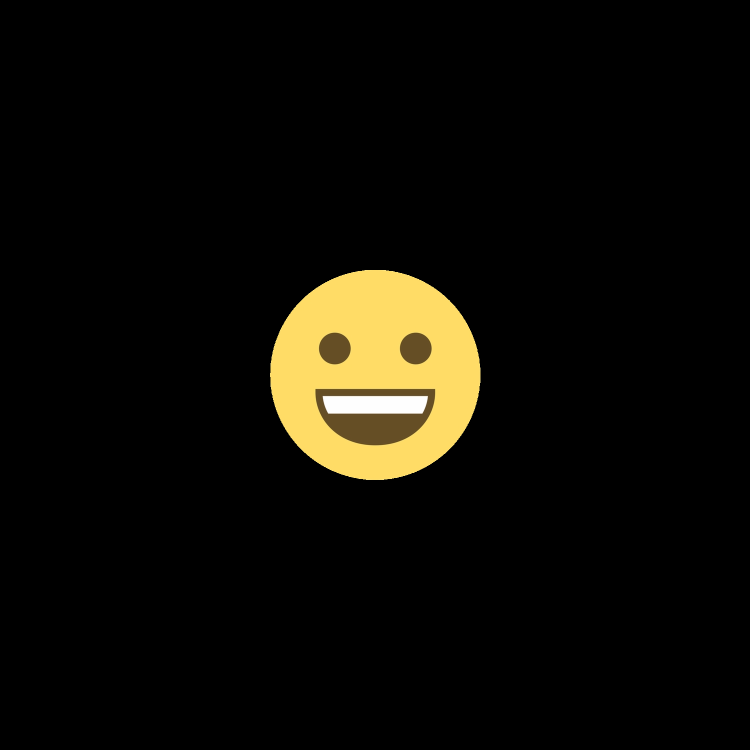
#> input picture emoji-1.png, 1500 x 1500 px (shown at 1/2 size)
$ jupyter execute --allow-errors outreach3-blank.ipynb
#> lines starting #> are read from the running program, lines starting #| are printed output that depends on the picture
# Finding the "needle in the haystack" galaxies¶
A python excersie notebook written by Lewis McMillan, Summer 2020. This notebook has benifited from examples provided by Rita Tojeiro, and the help of Anne-Marie Weijmans, and Simon Reynolds.

In this notebook you will use data from the Sloan Digital Sky Survey (SDSS), to explore how astronomers interact with "big data", and how they can use various different measurments of galaxies shapes in order to find spiral galaxies, the mergering of multiple galaxies, and other interesting galaxies.

## SDSS and SciServer
As mentioned above, in this notebook we will use data from SDSS, which is is the largest astronmical dataset in the world currently. For eachs nights observing it generates around 200Gb of data. The laptop this notebook was written on has 256Gb of storage space, meaning that I could fit 1 nights observing data on my laptop with some space left over for all the programs I need to analysie the data.

If you are reading this then we assume that you havel alredy followed the instructions to get an account on SciServer, and have uploaded this notebook. In addition to this we assume that you are familiar with basic python, dataframe manipulation, and matplotlib commands. If not please complete Rita Tojeiro's notebook's which cover these topics: link here

[cell 1]
# move to correct folder
from pawlikMorphLSST import helpers, Image, pixmap, skyBackground, casgm # Library for analysing galaxies
print("Galaxy analysis code imported")
# move back to original folder

# Import Python libraries to work with SciServer
import SciServer.CasJobs as CasJobs                 # query with CasJobs
import SciServer.SkyServer as SkyServer
print('SciServer libraries imported')

# Import other libraries for use in this notebook.
import numpy as np                                  # standard Python lib for math ops
import pandas as pd                                 # data manipulation package
import matplotlib.pyplot as plt                     # another graphing package
from pathlib import Path                            # manage local files in your Compute containers
from astropy.visualization import ZScaleInterval    # for plotting clear images
from tqdm import tqdm_notebook                      # for a nice progress bar
from concurrent.futures import ProcessPoolExecutor  # for running the code on more than 1 cpu
from IPython.display import clear_output            # allow nice printing
import json
print('Supporting libraries imported')

# Apply some special settings to the imported libraries
# ensure columns get written completely in notebook
#> (the rest of this cell did not finish here and is left out)

Lets load the results from the last notebook

[cell 2]
# run this everytime you open the notebook to load in the results
finalResults = json.load(open("results.json"))
#> (reads results.json from the repository)
# convert dictionary to pandas dataframe
df = pd.DataFrame.from_dict(finalResults)
# print dataframe
df[:10]

## Other measures of morphology
We saw in the last two notebooks how we can use the asymmetry parameters A, and As to get a sample of morphologically disturbed galaxies.
There are other measure of galaxy morphology. The above dataframe shows the different rows in the dataframe of results calculated using the full galaxy analysis code which include some other common measures of galaxy morphology:
- C: Is the Concentration of light within the galaxy
- S: Is is the Smoothnees/Clumpiness of the distribution of light in the galaxy.
- g: Is the Gini index of the galaxy.
- m20: Is the $2^{nd}$ moment of light of the galaxy

## Smoothness/Clumpiness, S
The smoothness parameter, as the name suggest, calculates how smooth the light distribution of a galaxy is.

It calculates this by running a smoothing filter over the image and then subtracting this away from the original image. The code below show an example of this on the emoji example from before.

[cell 3]
np.random.seed(1)
# Process emojis so that galaxy analysis code can analyse them
def preprocessEmoji(img):
    # convert image to grayscale
    emoji = color.rgb2gray(img)
    # shrink image so that code can process image in a timely manner
    emoji = transform.resize(emoji, (500, 500))
    # add some noise to image so that code can process the images as expected
    emoji += (1./25.) * np.random.standard_normal(size=(500, 500))
    return emoji

# Calculate the Smoothness/clumpiness parameter
def smoothDifference(img, kernel_size):
    import scipy.ndimage as ndi

    # smooth image
    smoothimg = ndi.uniform_filter(img, size=kernel_size)

    res = np.abs(img - smoothimg)
    return res

[cell 4]
from skimage import io, color, transform
# read in the two emojis
smiley = io.imread("emoji-1.png")
#> smiley is the input picture: shape (1500, 1500, 4); mean R, G, B, A 14.3, 12.4, 6.2, 255
heart = io.imread("emoji-2.png")
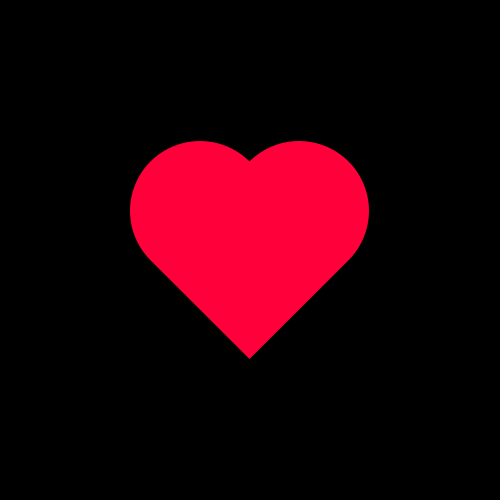
#> input picture emoji-2.png, 500 x 500 px
#> heart is the input picture: shape (500, 500, 4); mean R, G, B, A 35.6, 0, 8.2, 255

# preprocess emojis
smiley = preprocessEmoji(smiley)
#> in preprocessEmoji, `emoji = color.rgb2gray(img)`:
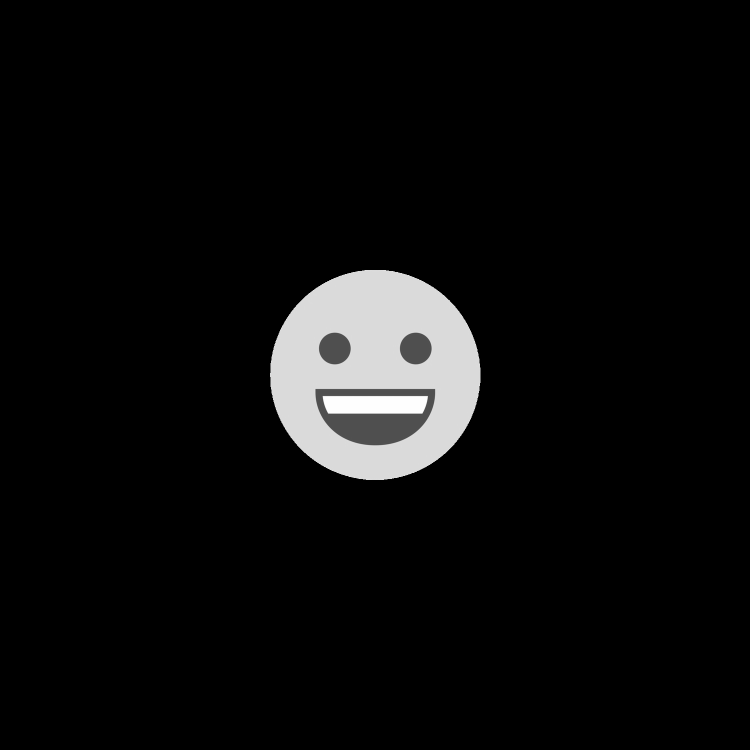
#> emoji: shape (1500, 1500) float64 (shown at 1/2 size); min 0, max 1, mean 0.0483
#> in preprocessEmoji, `emoji = transform.resize(emoji, (500, 500))`:
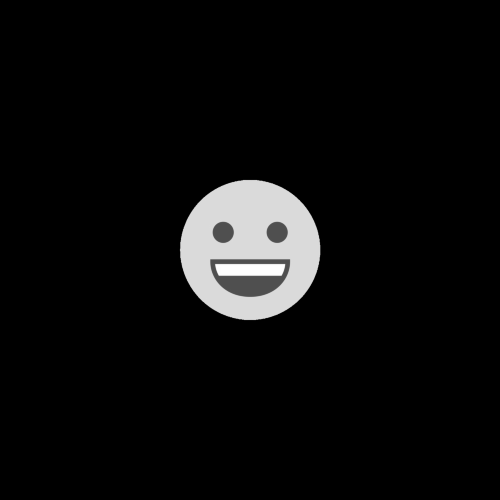
#> emoji: shape (500, 500) float64; min 0, max 0.997, mean 0.0483
#> in preprocessEmoji, `emoji += (1./25.) * np.random.standard_normal(size=(500, 500))`:
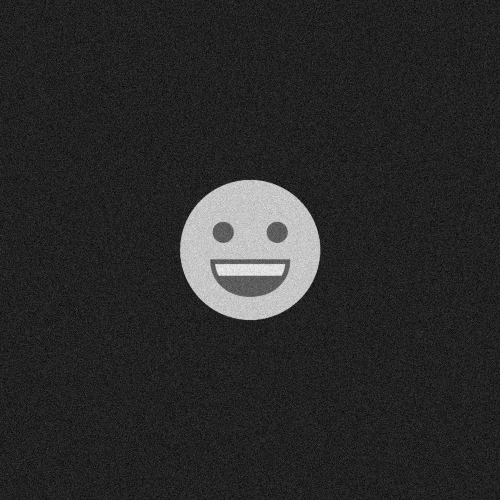
#> emoji: shape (500, 500) float64; min -0.173, max 1.16, mean 0.0484; drawn with min black and max white
heart = preprocessEmoji(heart)
#> in preprocessEmoji (call 2), `emoji = color.rgb2gray(img)`:
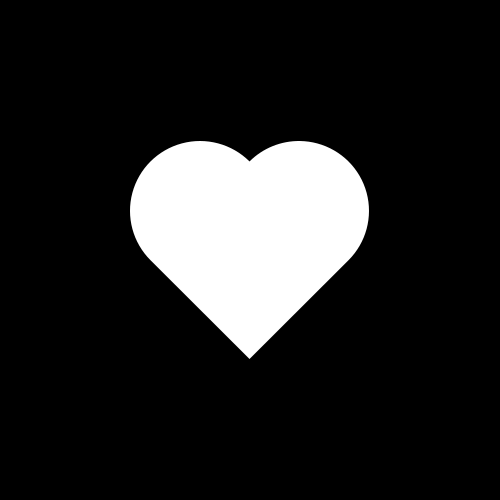
#> emoji: shape (500, 500) float64; min 0, max 0.229, mean 0.032; drawn with min black and max white
#> in preprocessEmoji (call 2), `emoji += (1./25.) * np.random.standard_normal(size=(500, 500))`:
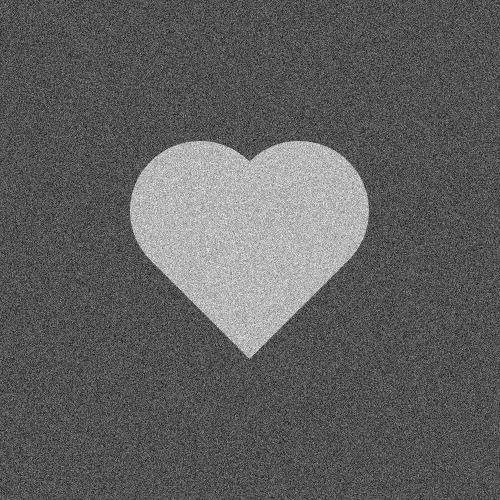
#> emoji: shape (500, 500) float64; min -0.185, max 0.393, mean 0.032; drawn with min black and max white

# calculate smooth difference
smileySmooth = smoothDifference(smiley, 15)
#> in smoothDifference, `smoothimg = ndi.uniform_filter(img, size=kernel_size)`:
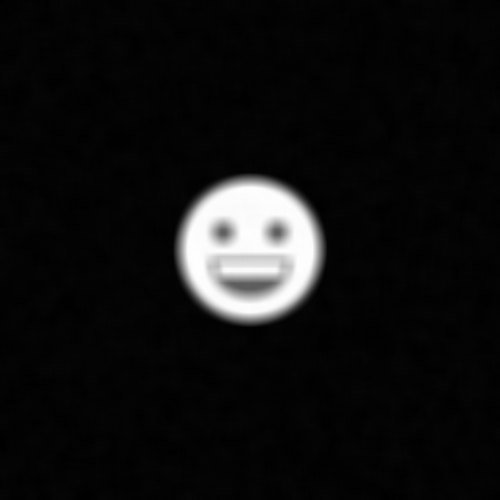
#> smoothimg: shape (500, 500) float64; min -0.0119, max 0.867, mean 0.0484; drawn with min black and max white
#> in smoothDifference, `res = np.abs(img - smoothimg)`:
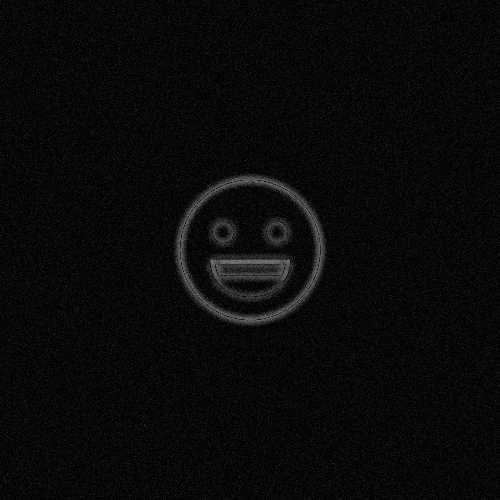
#> res: shape (500, 500) float64; min 6.13e-08, max 0.522, mean 0.039
heartSmooth = smoothDifference(heart, 15)
#> call 2 of smoothDifference, with kernel_size = 15
#> in smoothDifference (call 2), `smoothimg = ndi.uniform_filter(img, size=kernel_size)`:
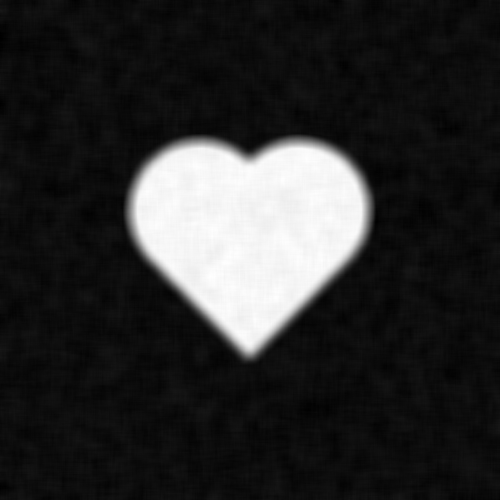
#> smoothimg: shape (500, 500) float64; min -0.0121, max 0.237, mean 0.032; drawn with min black and max white
#> in smoothDifference (call 2), `res = np.abs(img - smoothimg)`:
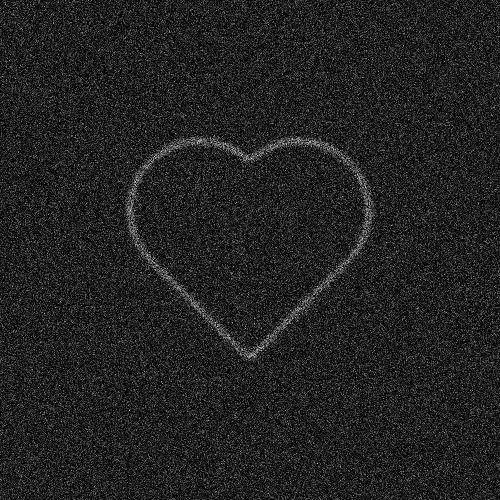
#> res: shape (500, 500) float64; min 1.6e-07, max 0.246, mean 0.033; drawn with min black and max white

#> (the rest of this cell did not finish here and is left out)
